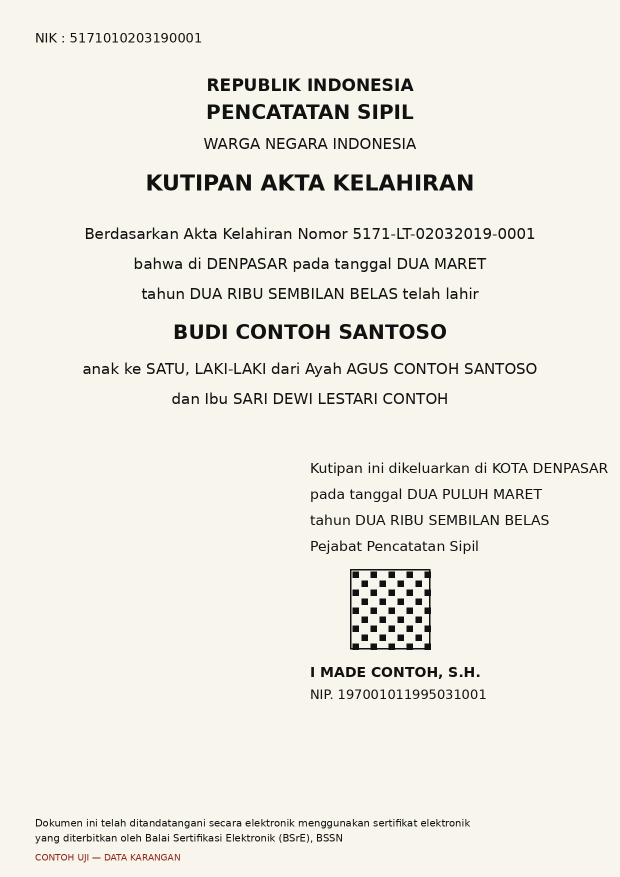
#> input picture uji/ocr/img/akta-contoh-1.jpg, 1240 x 1754 px (shown at 1/2 size); its folder holds only this picture in this run
$ python -i gen.py   (imports and definitions only)
#> lines starting #> are read from the running program, lines starting #| are printed output that depends on the picture
#> further down, picture is the input picture: PIL image 1240x1754 RGB; mean R, G, B 238.4, 235.5, 226.9
# Generator KTP SINTETIS untuk uji OCR (data karangan, bukan orang nyata).
import json, random, math, os
from PIL import Image, ImageDraw, ImageFont, ImageFilter, ImageEnhance
F='/usr/share/fonts/truetype/dejavu/'
def font(n,s): return ImageFont.truetype(F+n,s)
PROV=[('BALI',['KOTA DENPASAR','KABUPATEN BADUNG','KABUPATEN GIANYAR']),('JAWA TIMUR',['KOTA SURABAYA','KABUPATEN SIDOARJO']),('DKI JAKARTA',['JAKARTA SELATAN','JAKARTA TIMUR']),('JAWA TENGAH',['KOTA SEMARANG','KABUPATEN DEMAK']),('SUMATERA UTARA',['KOTA MEDAN'])]
NAMA1=['ANDRA','BUDI','CITRA','DEWI','EKA','FAJAR','GITA','HADI','INDAH','JOKO','KADEK','LESTARI','MADE','NINA','PUTU','RINA','SARI','TOMI','WAYAN','YOGA']
NAMA2=['PRATAMA','SANTOSO','WIJAYA','KUSUMA','SAPUTRA','LESTARI','HARTONO','NUGROHO','SETIAWAN','ANGGRAINI','WIDODO','PERMANA']
JLN=['JL. MAWAR','JL. CEMPAKA RAYA','JL. GATOT SUBROTO','JL. MELATI GG. II','JL. PULAU KAWE','JL. TEUKU UMAR BARAT','JL. RAYA KUTA']
KEL=['PEMECUTAN KAJA','DAUH PURI','SUMERTA','KETABANG','GENTENG','MENTENG DALAM','KALIBATA','LAMPER KIDUL']
KEC=['DENPASAR UTARA','DENPASAR BARAT','GENTENG','TEBET','PANCORAN','SEMARANG SELATAN','MEDAN BARU']
AG=['ISLAM','KRISTEN','KATOLIK','HINDU','BUDDHA']
ST=['BELUM KAWIN','KAWIN','CERAI HIDUP','CERAI MATI']
KJ=['KARYAWAN SWASTA','PELAJAR/MAHASISWA','WIRASWASTA','PEGAWAI NEGERI SIPIL','MENGURUS RUMAH TANGGA','PEDAGANG']
GOL=['A','B','AB','O','-']
# [34 lines left out: functions rec, draw, not called in this run]
def glare(im,cx,cy,rad):
    o=Image.new('L',im.size,0); d=ImageDraw.Draw(o); d.ellipse([cx-rad,cy-rad*0.6,cx+rad,cy+rad*0.6],fill=235); o=o.filter(ImageFilter.GaussianBlur(rad/3))
    return Image.composite(Image.new('RGB',im.size,(255,255,255)),im,o)
def shadow(im):
    g=Image.linear_gradient('L').resize(im.size).rotate(90,expand=False); g=g.point(lambda v:int(v*0.55))
#> after `g = Image.linear_gradient('L').resize(im.size).rotate(90, expand=False`:
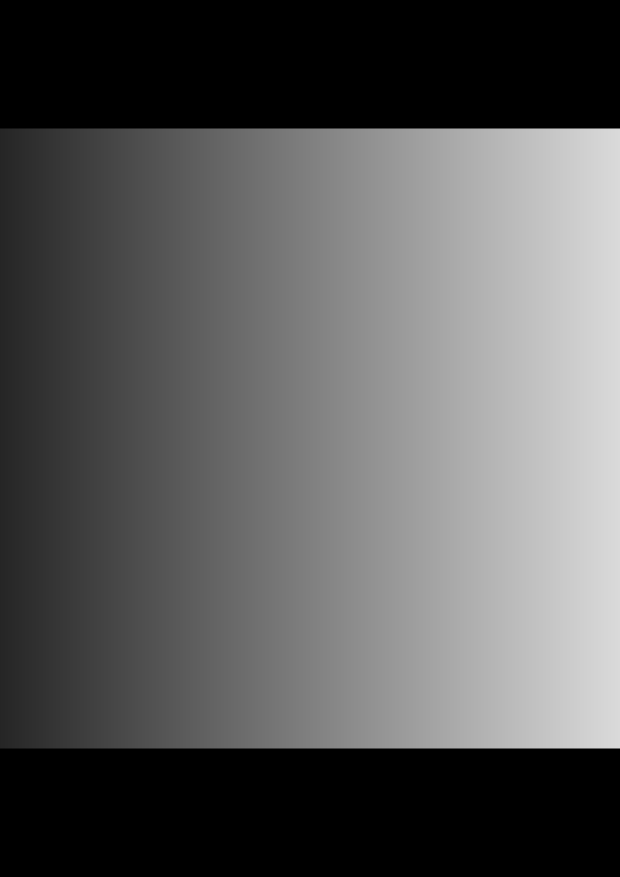
#> g: PIL image 1240x1754 L (shown at 1/2 size); min 0, max 218, mean 90.1
#> after `g = g.point(lambda v: int(v * 0.55))`:
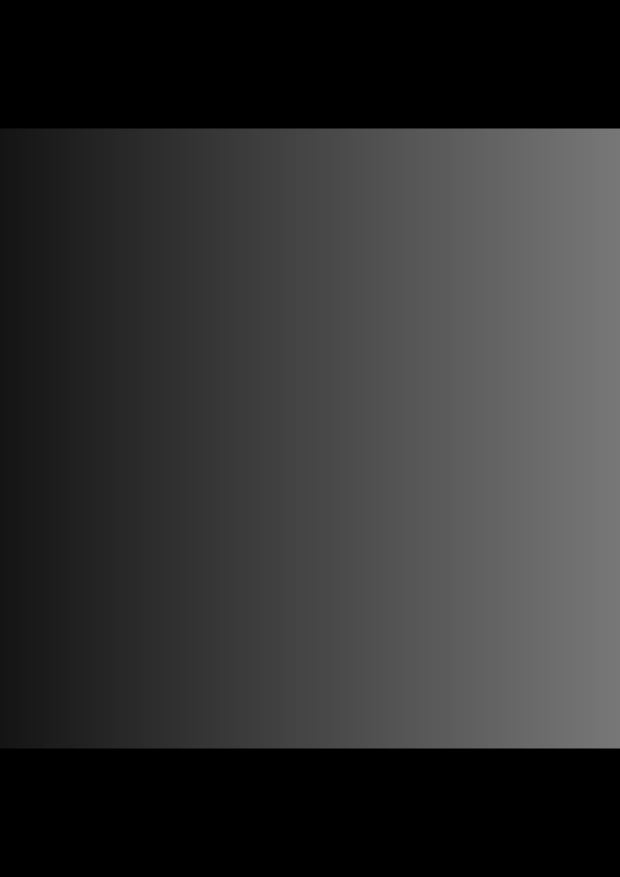
#> g: PIL image 1240x1754 L (shown at 1/2 size); min 0, max 119, mean 49.2
    return Image.composite(Image.new('RGB',im.size,(40,40,40)),im,g)
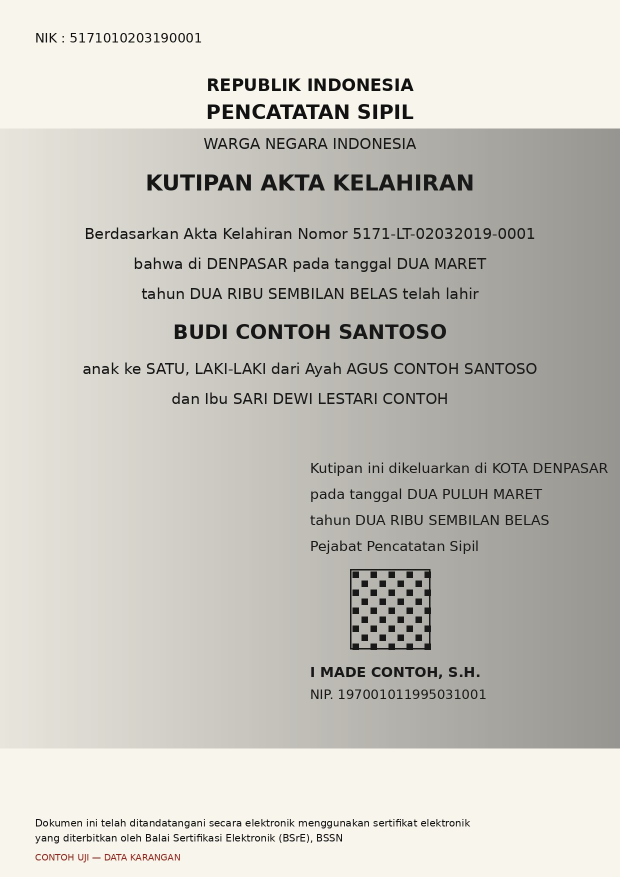
#> returned value: PIL image 1240x1754 RGB (shown at 1/2 size); mean R, G, B 200.5, 198.1, 191.1
# [8 lines left out: function persp, not called in this run]
def place(im,angle=0,pad=50):
    bg=Image.new('RGB',(im.width+2*pad,im.height+2*pad),(110,104,96)); bg.paste(im,(pad,pad))
    return bg.rotate(angle,resample=Image.BICUBIC,expand=True,fillcolor=(110,104,96)) if angle else bg
VAR={
 'jelas':lambda im:place(im),
 'miring5':lambda im:place(im,5),
 'miring_min3':lambda im:place(im,-3),
 'perspektif':lambda im:persp(im),
 'bayangan':lambda im:place(shadow(im)),
 'pantulan_nik':lambda im:place(glare(im,520,190,170)),
 'kontras_rendah':lambda im:place(ImageEnhance.Contrast(im).enhance(0.35)),
 'blur_ringan':lambda im:place(im.filter(ImageFilter.GaussianBlur(1.4))),
 'blur_berat':lambda im:place(im.filter(ImageFilter.GaussianBlur(3.2))),
 'terpotong_kanan':lambda im:im.crop((0,0,int(im.width*0.83),im.height)),
 'kecil':lambda im:place(im).resize((520,int(520*(im.height+100)/(im.width+100))),Image.LANCZOS),
 'putar90':lambda im:place(im).rotate(90,expand=True),
}
# [1 line not run here, left out]
# [7 lines left out: function make, not called in this run]
# [4 lines not run here, left out]

>>> from PIL import Image
>>> picture = Image.open('img/akta-contoh-1.jpg')
>>> result = shadow(picture)
